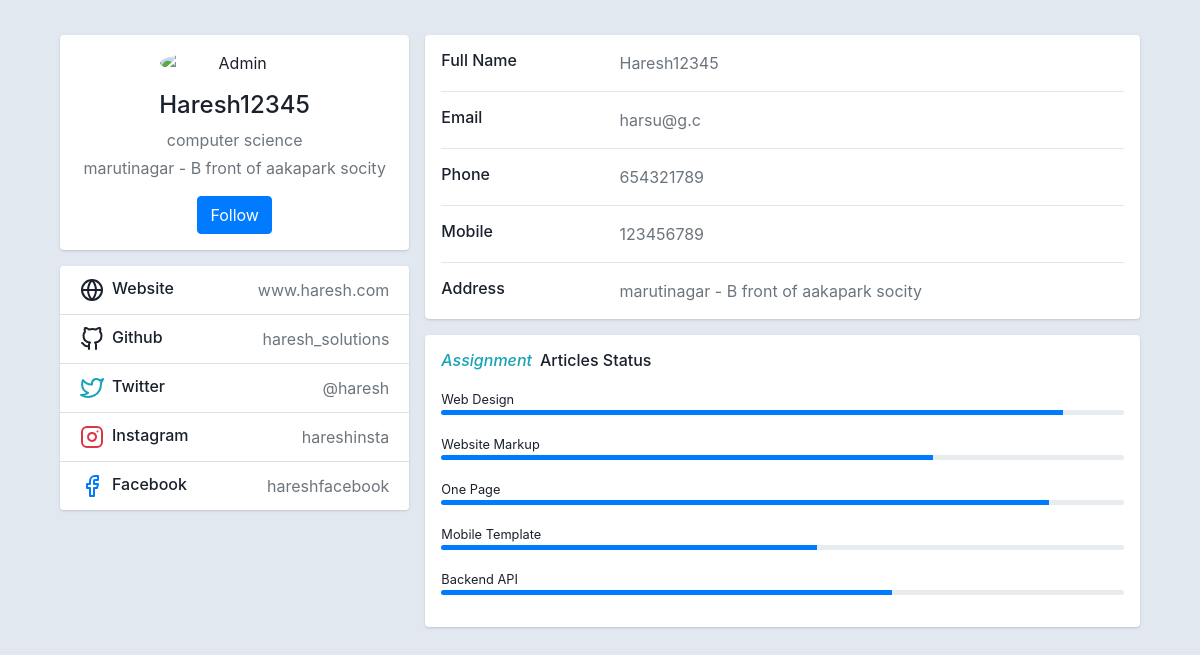
/index.php/home/about_user, run on the app's committed database.
### tables this page shows
CREATE TABLE `user_list` (
  `user_id` int(15) NOT NULL,
  `user_name` varchar(150) NOT NULL,
  `email` varchar(150) NOT NULL,
  `total_post` int(12) NOT NULL DEFAULT 0,
  `type` varchar(15) NOT NULL DEFAULT 'co_admin',
  `password` varchar(40) NOT NULL,
  `profile_pic` varchar(200) NOT NULL,
  `reg_id` int(15) NOT NULL,
  `profession` varchar(150) NOT NULL DEFAULT '-',
  `address` varchar(350) NOT NULL DEFAULT '-',
  `website` varchar(200) NOT NULL DEFAULT '-',
  `github` varchar(350) NOT NULL DEFAULT '-',
  `twitter` varchar(350) NOT NULL DEFAULT '-',
  `instagram` varchar(350) NOT NULL DEFAULT '-',
  `facebook` varchar(350) NOT NULL DEFAULT '-',
  `moblie` varchar(12) NOT NULL DEFAULT '-',
  `phone` varchar(12) NOT NULL DEFAULT '-'
);

### application/controllers/home.php (called while the page is built, shortened)
<?php
class home extends CI_Controller
{
    function __construct()
    {
        $this->load->model("home_model");
    }
    public function about_user()
    {
        $id = 5;
        $data['data'] = $this->home_model->about_user_model($id);
        $this->load->view("user_about_page", $data);
    }
}

### index.php (called while the page is built, shortened)
<?php
require_once BASEPATH.'core/CodeIgniter.php';

### application/models/home_model.php (called while the page is built, shortened)
<?php
class home_model extends CI_Model
{
    function about_user_model($id)
    {
        $data = $this->db->where('user_id', $id)
            ->get('user_list')->result_array();
        return $data;
    }
}

### application/views/user_about_page.php (the view, shortened to what this page needs)
<!DOCTYPE html>
<html lang="en">
<head>
    <link rel="stylesheet" href="https://stackpath.bootstrapcdn.com/bootstrap/4.3.1/css/bootstrap.min.css" />
    <link rel="stylesheet" href="<?php echo base_url(); ?>tools/dist/css/user_about_page.css" />
</head>
<body>
    <div class="container">
        <div class="main-body">
            <div class="row gutters-sm">
                <div class="col-md-4 mb-3">
                    <div class="card">
                        <div class="card-body">
                            <div class="d-flex flex-column align-items-center text-center">
                                <img src="https://bootdey.com/img/Content/avatar/avatar7.png" alt="Admin" class="rounded-circle" width="150" />
                                <div class="mt-3">
                                    <h4>
                                        <?php echo $data[0]['user_name']; ?>
                                    </h4>
                                    <p class="text-secondary mb-1"> <?php echo $data[0]['profession']; ?> </p>
                                    <p class="text-muted font-size-sm">
                                    <?php echo $data[0]['address']; ?>
                                    </p>
                                    <button class="btn btn-primary">Follow</button>
                                </div>
                            </div>
                        </div>
                    </div>
                    <div class="card mt-3">
                        <ul class="list-group list-group-flush">
                            <li class="list-group-item d-flex justify-content-between align-items-center flex-wrap">
                                <h6 class="mb-0">
                                    Website
                                </h6>
                                <span class="text-secondary"><?php echo $data[0]['website'];?></span>
                            </li>
                            <li class="list-group-item d-flex justify-content-between align-items-center flex-wrap">
                                <h6 class="mb-0">
                                    Github
                                </h6>
                                <span class="text-secondary"><?php echo $data[0]['github'];?></span>
                            </li>
                            <li class="list-group-item d-flex justify-content-between align-items-center flex-wrap">
                                <h6 class="mb-0">
                                    Twitter
                                </h6>
                                <span class="text-secondary"><?php echo $data[0]['twitter'];?></span>
                            </li>
                            <li class="list-group-item d-flex justify-content-between align-items-center flex-wrap">
                                <h6 class="mb-0">
                                    Instagram
                                </h6>
                                <span class="text-secondary"><?php echo $data[0]['instagram'];?></span>
                            </li>
                            <li class="list-group-item d-flex justify-content-between align-items-center flex-wrap">
                                <h6 class="mb-0">
                                    Facebook
                                </h6>
                                <span class="text-secondary"><?php echo $data[0]['facebook'];?></span>
                            </li>
                        </ul>
                    </div>
                </div>
                <div class="col-md-8">
                    <div class="card mb-3">
                        <div class="card-body">
                            <div class="row">
                                <div class="col-sm-3">
                                    <h6 class="mb-0">Full Name</h6>
                                </div>
                                <div class="col-sm-9 text-secondary"><?php echo $data[0]['user_name']; ?></div>
                            </div>
                            <hr />
                            <div class="row">
                                <div class="col-sm-3">
                                    <h6 class="mb-0">Email</h6>
                                </div>
                                <div class="col-sm-9 text-secondary"><?php echo $data[0]['email']; ?></div>
                            </div>
                            <hr />
                            <div class="row">
                                <div class="col-sm-3">
                                    <h6 class="mb-0">Phone</h6>
                                </div>
                                <div class="col-sm-9 text-secondary"><?php echo $data[0]['phone']; ?></div>
                            </div>
                            <hr />
                            <div class="row">
                                <div class="col-sm-3">
                                    <h6 class="mb-0">Mobile</h6>
                                </div>
                                <div class="col-sm-9 text-secondary"><?php echo $data[0]['moblie']; ?></div>
                            </div>
                            <hr />
                            <div class="row">
                                <div class="col-sm-3">
                                    <h6 class="mb-0">Address</h6>
                                </div>
                                <div class="col-sm-9 text-secondary"><?php echo $data[0]['address']; ?></div>
                            </div>
                        </div>
                    </div>
                    <div class="row gutters-sm">
                        <div class="col-sm-12 mb-3">
                            <div class="card h-100">
                                <div class="card-body">
                                    <h6 class="d-flex align-items-center mb-3">
                                        <i class="material-icons text-info mr-2">Assignment</i>Articles Status
                                    </h6>
                                    <small>Web Design</small>
                                    <div class="progress mb-3" style="height: 5px">
                                        <div class="progress-bar bg-primary" role="progressbar" style="width: 91%" aria-valuenow="80" aria-valuemin="0" aria-valuemax="100"></div>
                                    </div>
                                    <small>Website Markup</small>
                                    <div class="progress mb-3" style="height: 5px">
                                        <div class="progress-bar bg-primary" role="progressbar" style="width: 72%" aria-valuenow="72" aria-valuemin="0" aria-valuemax="100"></div>
                                    </div>
                                    <small>One Page</small>
                                    <div class="progress mb-3" style="height: 5px">
                                        <div class="progress-bar bg-primary" role="progressbar" style="width: 89%" aria-valuenow="89" aria-valuemin="0" aria-valuemax="100"></div>
                                    </div>
                                    <small>Mobile Template</small>
                                    <div class="progress mb-3" style="height: 5px">
                                        <div class="progress-bar bg-primary" role="progressbar" style="width: 55%" aria-valuenow="55" aria-valuemin="0" aria-valuemax="100"></div>
                                    </div>
                                    <small>Backend API</small>
                                    <div class="progress mb-3" style="height: 5px">
                                        <div class="progress-bar bg-primary" role="progressbar" style="width: 66%" aria-valuenow="66" aria-valuemin="0" aria-valuemax="100"></div>
                                    </div>
                                </div>
                            </div>
                        </div>
                    </div>
                </div>
            </div>
        </div>
    </div>
</body>
</html>

### data on the page
user_list: user_name "Haresh12345", profession "computer science", address "marutinagar - B front of aakapark socity", website "www.haresh.com", github "haresh_solutions", twitter "@haresh", instagram "hareshinsta", facebook "hareshfacebook", email "harsu@g.c", phone "654321789", moblie "123456789"
